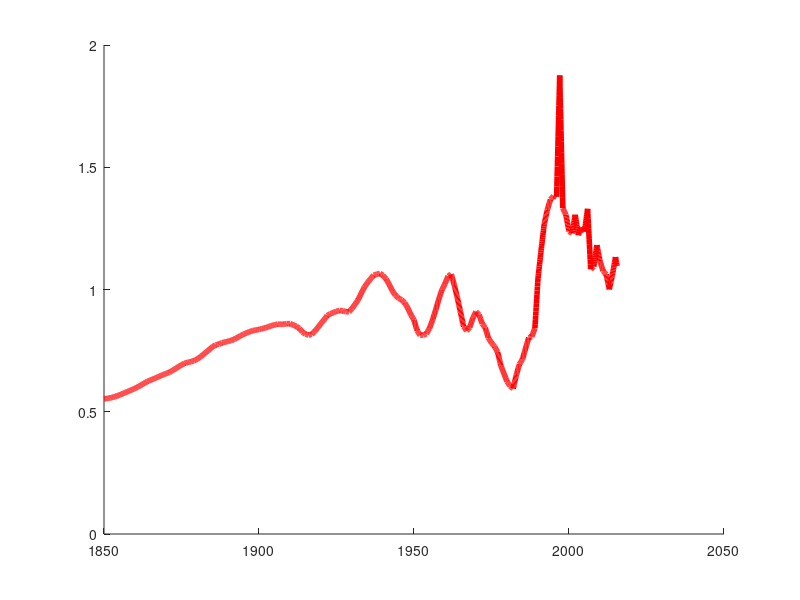

Here is the MATLAB script that generated this plot: (Note: this script raises an error after producing the figure.)
% plotLU.m
%
% August 29, 2019
% author: julia dohner

load inputData.mat
colorVec = hsv(11);

d = 2.31;

figure
hold on
plot(Houghton2017(:,1),Houghton2017(:,2).*d,'Color',colorVec(1,:),'linewidth',4)
plot(Hansis2015_I(:,1),Hansis2015_I(:,2).*d,'Color',colorVec(2,:),'linewidth',4)
plot(ConstantLU(:,1),ConstantLU(:,2).*d,'Color',colorVec(3,:),'linewidth',4)
plot(GCP2017(:,1),GCP2017(:,2).*d,'Color',colorVec(4,:),'linewidth',4)
plot(CABLE2016(:,1),CABLE2016(:,2).*d,'Color',colorVec(5,:),'linewidth',4)
plot(CABLE2016high(:,1),CABLE2016high(:,2).*d,'Color',colorVec(6,:),'linewidth',4)
plot(LPXBern2016_HYDE(:,1),LPXBern2016_HYDE(:,2).*d,'Color',colorVec(7,:),'linewidth',4)
plot(LPXBern2016_LUH(:,1),LPXBern2016_LUH(:,2).*d,'Color',colorVec(8,:),'linewidth',4)
plot(ORCHIDEEMICT2016(:,1),ORCHIDEEMICT2016(:,2).*d,'Color',colorVec(9,:),'linewidth',4)
plot(OCN2016(:,1),OCN2016(:,2).*d,'Color',colorVec(10,:),'linewidth',4)
hold off


% plot(Houghton2017(:,1),Houghton2017(:,2).*d,'Color',colorVec(1),...
%     Hansis2015_I(:,1),Hansis2015_I(:,2).*d,'Color',colorVec(2),...
%     ConstantLU(:,1),ConstantLU(:,2).*d,'Color',colorVec(3),...
%     GCP2017(:,1),GCP2017(:,2).*d,'Color',colorVec(4),...
%     CABLE2016(:,1),CABLE2016(:,2).*d,'Color',colorVec(5),...
%     CABLE2016high(:,1),CABLE2016high(:,2).*d,'Color',colorVec(6),...
%     LPXBern2016_HYDE(:,1),LPXBern2016_HYDE(:,2).*d,'Color',colorVec(7),...
%     LPXBern2016_LUH(:,1),LPXBern2016_LUH(:,2).*d,'Color',colorVec(8),...
%     ORCHIDEEMICT2016(:,1),ORCHIDEEMICT2016(:,2).*d,'Color',colorVec(9),...
%     OCN2016(:,1),OCN2016(:,2).*d,'Color',colorVec(10),...
%     'linewidth',4)

grid

legend('H&N','BLUE','constant','GCP','CABLE','CABLE high','LPX-Bern HYDE',...
    'LPX-Bern LUH','ORCHIDEE-MICT','OC-N','location','northwest')


xlabel('Year','FontSize', 18)
ylabel('PgC/year','FontSize',18)
set(gca,'FontSize',18)